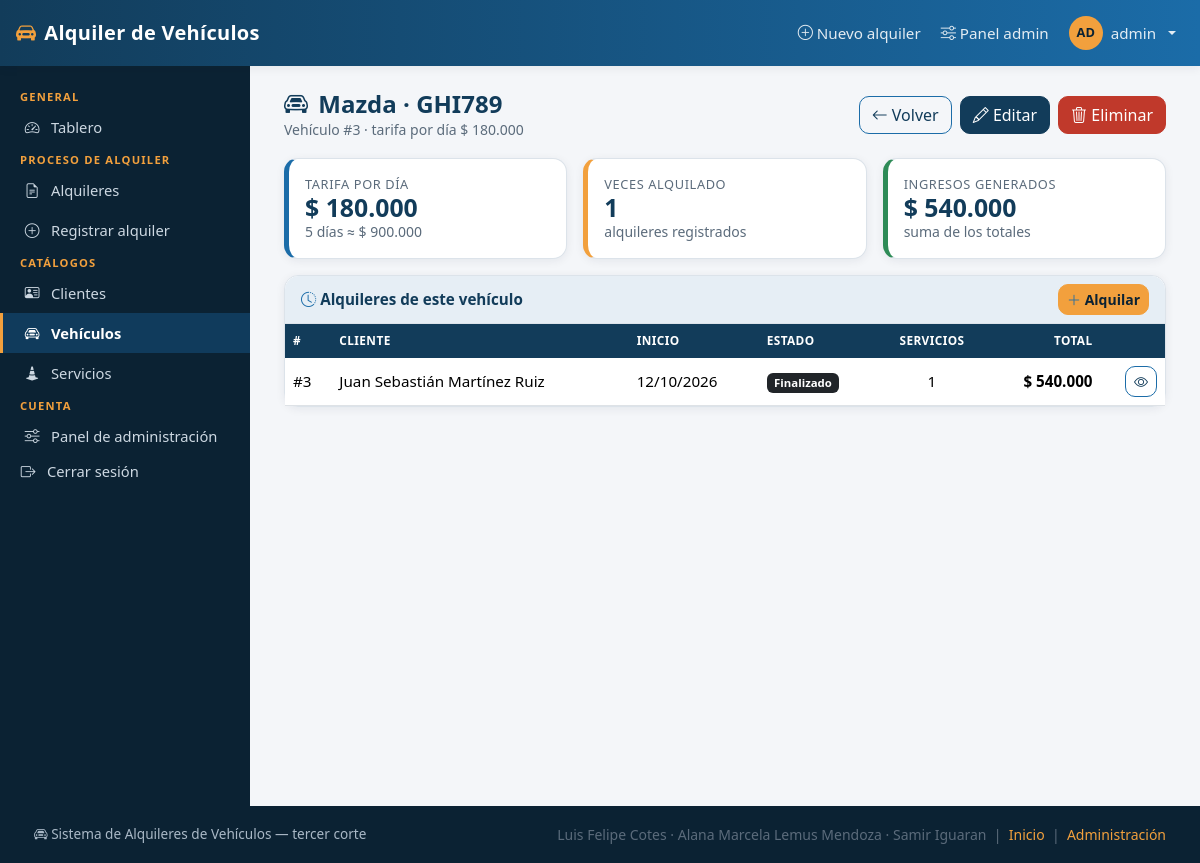
Page /vehiculos/3/ (signed in) on the earlier database version.
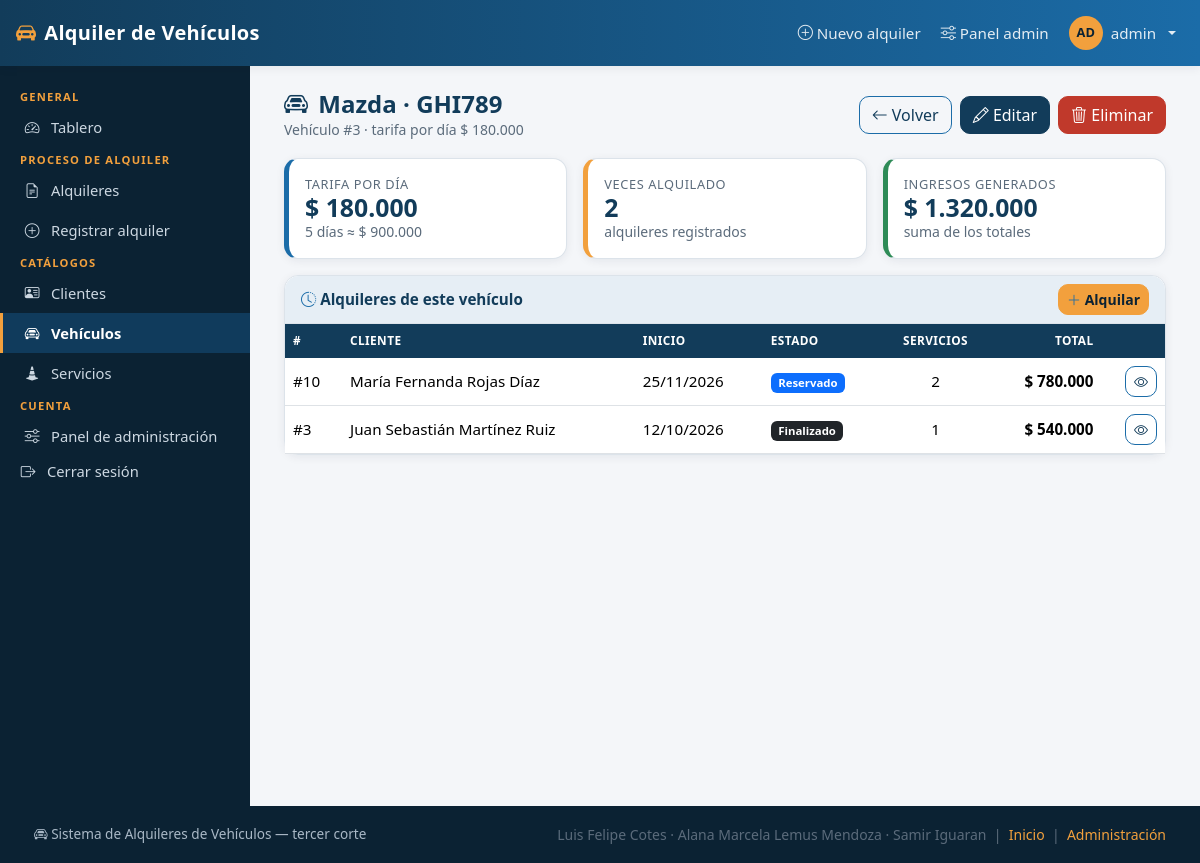
Same page on the later database version.
### alquileres/models.py (models this page shows, shortened)
class Alquiler(models.Model):
    pk_alq_id = models.AutoField(primary_key=True)
    fk_cli_id = models.ForeignKey(
        Cliente,
        on_delete=models.PROTECT,
        db_column="fk_cli_id",
        related_name="alquileres",
        verbose_name="cliente",
    )
    fk_veh_id = models.ForeignKey(
        Vehiculo,
        on_delete=models.PROTECT,
        db_column="fk_veh_id",
        related_name="alquileres",
        verbose_name="vehículo",
    )
    alq_fecha_inicio = models.DateField("fecha de inicio")
    alq_total = models.DecimalField("total", max_digits=12, decimal_places=2)
    class Meta:
        verbose_name = "alquiler"
        verbose_name_plural = "alquileres"
        ordering = ["-alq_fecha_inicio"]

### clientes/models.py (models this page shows, shortened)
class Cliente(models.Model):
    pk_cli_id = models.AutoField(primary_key=True)
    cli_nombre = models.CharField("nombre", max_length=100)
    cli_documento = models.CharField("documento", max_length=20, unique=True)
    cli_telefono = models.CharField("teléfono", max_length=20)
    class Meta:
        verbose_name = "cliente"
        verbose_name_plural = "clientes"
        ordering = ["cli_nombre"]

### vehiculos/views.py (the view)
# urls.py: path("<int:pk>/", views.VehiculoDetailView.as_view(), name="detalle"),
class VehiculoDetailView(LoginRequiredMixin, DetailView):
    model = Vehiculo
    template_name = "vehiculos/vehiculo_detail.html"
    context_object_name = "vehiculo"
    def get_context_data(self, **kwargs):
        ctx = super().get_context_data(**kwargs)
        alquileres = (
            self.object.alquileres.select_related("fk_cli_id", "seguro")
            .prefetch_related("detalles__fk_ser_id")
            .order_by("-alq_fecha_inicio")
        )
        ctx["alquileres"] = alquileres
        ctx["total_vehiculo"] = sum(a.alq_total for a in alquileres)
        return ctx

### alquileres/logica.py (called while the page is built)
def costo_servicios(alquiler) -> Decimal:
    total = CERO
    for detalle in alquiler.detalles.all():
        total += detalle.fk_ser_id.ser_precio * detalle.ase_cantidad
    return total.quantize(Decimal("0.01"), rounding=ROUND_HALF_UP)

def dias_del_alquiler(alquiler):
    tarifa = Decimal(str(alquiler.fk_veh_id.veh_tarifa_dia or 0))
    if tarifa <= 0:
        return None, False
    base = Decimal(str(alquiler.alq_total)) - costo_servicios(alquiler)
    if base < 0:
        return None, False
    dias = int((base / tarifa).quantize(Decimal("1"), rounding=ROUND_HALF_UP))
    dias = min(max(dias, 1), DIAS_MAXIMOS)
    return dias, dias * tarifa == base

def fecha_fin(alquiler):
    dias, _exacto = dias_del_alquiler(alquiler)
    if dias is None:
        return None
    return alquiler.alq_fecha_inicio + timedelta(days=dias)

### alquileres/templatetags/alquileres_extras.py (called while the page is built)
@register.filter(name="estado_alquiler")
def estado_alquiler(alquiler):
    return resumen_estado(alquiler)

@register.filter(name="por")
def por(valor_a, valor_b):
    try:
        return Decimal(str(valor_a)) * Decimal(str(valor_b))
    except (InvalidOperation, ValueError, TypeError):
        return Decimal("0")

### templates/vehiculos/vehiculo_detail.html (shortened to what this page needs)
{% extends "base.html" %}
{% load alquileres_extras %}
{% block contenido %}
<div class="cabecera-pagina">
  <div>
    <h1><i class="bi bi-car-front me-1"></i> {{ vehiculo.veh_marca }} · {{ vehiculo.veh_placa }}</h1>
    <p class="texto-suave mb-0">Vehículo #{{ vehiculo.pk_veh_id }} · tarifa por día {{ vehiculo.veh_tarifa_dia|pesos }}</p>
  </div>
  <div class="d-flex gap-2 sin-impresion">
    <a class="btn btn-outline-primary" href="{% url 'vehiculos:lista' %}"><i class="bi bi-arrow-left"></i> Volver</a>
    {% if perms.vehiculos.change_vehiculo %}
    <a class="btn btn-primary" href="{% url 'vehiculos:editar' vehiculo.pk_veh_id %}"><i class="bi bi-pencil"></i> Editar</a>
    {% endif %}
    {% if perms.vehiculos.delete_vehiculo %}
    <a class="btn btn-peligro" href="{% url 'vehiculos:eliminar' vehiculo.pk_veh_id %}"><i class="bi bi-trash3"></i> Eliminar</a>
    {% endif %}
  </div>
</div>
<div class="row g-3 mb-3">
  <div class="col-12 col-md-4">
    <div class="card kpi h-100"><div class="card-body">
      <div class="etiqueta">Tarifa por día</div><div class="valor">{{ vehiculo.veh_tarifa_dia|pesos }}</div>
      <div class="texto-suave small">5 días ≈ {{ vehiculo.veh_tarifa_dia|por:5|pesos }}</div>
    </div></div>
  </div>
  <div class="col-12 col-md-4">
    <div class="card kpi kpi-acento h-100"><div class="card-body">
      <div class="etiqueta">Veces alquilado</div><div class="valor">{{ alquileres|length }}</div>
      <div class="texto-suave small">alquileres registrados</div>
    </div></div>
  </div>
  <div class="col-12 col-md-4">
    <div class="card kpi kpi-exito h-100"><div class="card-body">
      <div class="etiqueta">Ingresos generados</div><div class="valor">{{ total_vehiculo|pesos }}</div>
      <div class="texto-suave small">suma de los totales</div>
    </div></div>
  </div>
</div>
<div class="card">
  <div class="card-header d-flex justify-content-between align-items-center">
    <span><i class="bi bi-clock-history"></i> Alquileres de este vehículo</span>
    {% if perms.alquileres.add_alquiler %}
    <a class="btn btn-sm btn-acento" href="{% url 'alquileres:registrar' %}"><i class="bi bi-plus-lg"></i> Alquilar</a>
    {% endif %}
  </div>
  <div class="table-responsive">
    <table class="table tabla-sistema tabla-sm mb-0">
      <thead><tr><th>#</th><th>Cliente</th><th>Inicio</th><th>Estado</th>
        <th class="text-center">Servicios</th><th class="text-end">Total</th><th></th></tr></thead>
      <tbody>
        {% for aq in alquileres %}
        {% with estado=aq|estado_alquiler %}
        <tr>
          <td class="mono">#{{ aq.pk_alq_id }}</td>
          <td>{{ aq.fk_cli_id.cli_nombre }}</td>
          <td class="mono">{{ aq.alq_fecha_inicio|fecha_corta }}</td>
          <td><span class="badge text-bg-{{ estado.clase }}">{{ estado.nombre }}</span></td>
          <td class="text-center">{{ aq.detalles.count }}</td>
          <td class="text-end mono fw-semibold">{{ aq.alq_total|pesos }}</td>
          <td class="text-end">
            <a class="btn btn-sm btn-outline-primary" href="{% url 'alquileres:detalle' aq.pk_alq_id %}"><i class="bi bi-eye"></i></a>
          </td>
        </tr>
        {% endwith %}
        {% empty %}
        <tr><td colspan="7"><div class="zona-vacia"><i class="bi bi-inbox"></i> Este vehículo no ha sido alquilado todavía.</div></td></tr>
        {% endfor %}
      </tbody>
    </table>
  </div>
</div>
{% endblock %}

Differences in the rows shown:
added Alquiler: pk_alq_id "10", fk_cli_id.cli_nombre "María Fernanda Rojas Díaz", alq_fecha_inicio|fecha_corta "25/11/2026", nombre "Reservado", detalles.count "2", alq_total|pesos "$ 780.000"
Other differences:
{{ alquileres|length }}: "1" → "2"
{{ total_vehiculo|pesos }}: "$ 540.000" → "$ 1.320.000"
